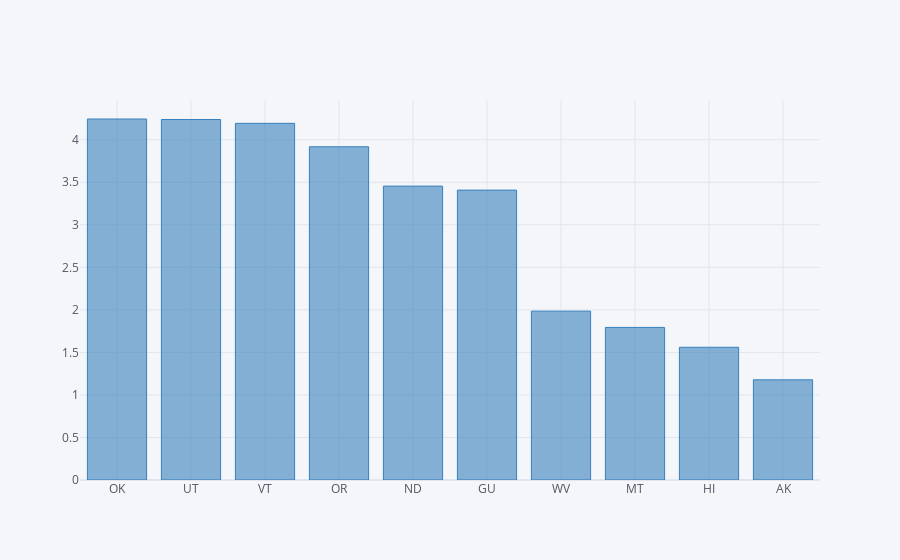

Notebook source saved alongside this figure:
### Code cell
bottom10_pos_tests = USA_state_stats.sort_values('positive/tests %',ascending=False).tail(10)
bottom10_pos_tests.iplot(kind='bar',x='state',y='positive/tests %',color='Blue',fill=True)

### Figure 1 — Plotly figure (JSON) as saved in the notebook; plotly's stock layout.template omitted (floating-point values rounded to 4 significant figures)
{"data": [{"marker": {"color": "rgba(55, 128, 191, 0.6)", "line": {"color": "rgba(55, 128, 191, 1.0)", "width": 1}}, "name": "positive/tests %", "orientation": "v", "text": "", "type": "bar", "x": ["OK", "UT", "VT", "OR", "ND", "GU", "WV", "MT", "HI", "AK"], "y": [4.244, 4.238, 4.193, 3.918, 3.455, 3.408, 1.985, 1.794, 1.561, 1.178]}], "layout": {"legend": {"bgcolor": "#F5F6F9", "font": {"color": "#4D5663"}}, "paper_bgcolor": "#F5F6F9", "plot_bgcolor": "#F5F6F9", "title": {"font": {"color": "#4D5663"}}, "xaxis": {"gridcolor": "#E1E5ED", "showgrid": true, "tickfont": {"color": "#4D5663"}, "title": {"font": {"color": "#4D5663"}, "text": ""}, "zerolinecolor": "#E1E5ED"}, "yaxis": {"gridcolor": "#E1E5ED", "showgrid": true, "tickfont": {"color": "#4D5663"}, "title": {"font": {"color": "#4D5663"}, "text": ""}, "zerolinecolor": "#E1E5ED"}}}
